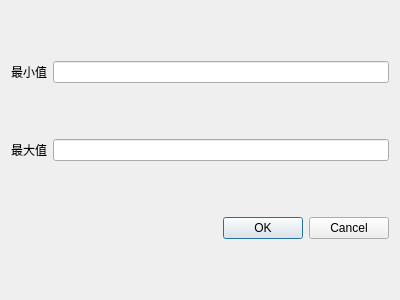
<?xml version="1.0" encoding="UTF-8"?>
<ui version="4.0">
 <class>Dialog</class>
 <widget class="QDialog" name="Dialog">
  <property name="geometry">
   <rect>
    <x>0</x>
    <y>0</y>
    <width>400</width>
    <height>300</height>
   </rect>
  </property>
  <property name="windowTitle">
   <string>Dialog</string>
  </property>
  <layout class="QGridLayout" name="gridLayout">
   <item row="0" column="0">
    <widget class="QLabel" name="label_2">
     <property name="text">
      <string>最小值</string>
     </property>
    </widget>
   </item>
   <item row="0" column="1">
    <widget class="QLineEdit" name="minLineEdit"/>
   </item>
   <item row="1" column="0">
    <widget class="QLabel" name="label">
     <property name="text">
      <string>最大值</string>
     </property>
    </widget>
   </item>
   <item row="1" column="1">
    <widget class="QLineEdit" name="maxLineEdit"/>
   </item>
   <item row="2" column="0" colspan="2">
    <widget class="QDialogButtonBox" name="buttonBox">
     <property name="orientation">
      <enum>Qt::Horizontal</enum>
     </property>
     <property name="standardButtons">
      <set>QDialogButtonBox::Cancel|QDialogButtonBox::Ok</set>
     </property>
    </widget>
   </item>
  </layout>
 </widget>
 <resources/>
 <connections>
  <connection>
   <sender>buttonBox</sender>
   <signal>accepted()</signal>
   <receiver>Dialog</receiver>
   <slot>accept()</slot>
   <hints>
    <hint type="sourcelabel">
     <x>248</x>
     <y>254</y>
    </hint>
    <hint type="destinationlabel">
     <x>157</x>
     <y>274</y>
    </hint>
   </hints>
  </connection>
  <connection>
   <sender>buttonBox</sender>
   <signal>rejected()</signal>
   <receiver>Dialog</receiver>
   <slot>reject()</slot>
   <hints>
    <hint type="sourcelabel">
     <x>316</x>
     <y>260</y>
    </hint>
    <hint type="destinationlabel">
     <x>286</x>
     <y>274</y>
    </hint>
   </hints>
  </connection>
 </connections>
</ui>
